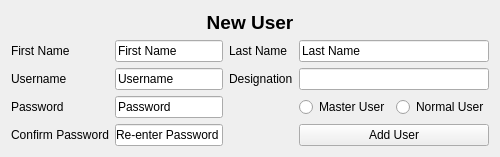
                  <widget class="QWidget" name="page_home">
                   <layout class="QVBoxLayout" name="verticalLayout_10">
                    <item>
                     <layout class="QVBoxLayout" name="verticalLayout_8">
                      <item>
                       <widget class="QLabel" name="label_7">
                        <property name="maximumSize">
                         <size>
                          <width>16777215</width>
                          <height>30</height>
                         </size>
                        </property>
                        <property name="font">
                         <font>
                          <family>Segoe UI</family>
                          <pointsize>14</pointsize>
                          <weight>75</weight>
                          <bold>true</bold>
                         </font>
                        </property>
                        <property name="text">
                         <string>New User</string>
                        </property>
                        <property name="alignment">
                         <set>Qt::AlignCenter</set>
                        </property>
                       </widget>
                      </item>
                      <item>
                       <layout class="QGridLayout" name="gridLayout_3">
                        <item row="1" column="4">
                         <widget class="QLabel" name="label_13">
                          <property name="text">
                           <string>Designation</string>
                          </property>
                         </widget>
                        </item>
                        <item row="3" column="5">
                         <layout class="QHBoxLayout" name="horizontalLayout_11">
                          <item>
                           <widget class="QRadioButton" name="radioButton_2">
                            <property name="text">
                             <string>Master User</string>
                            </property>
                           </widget>
                          </item>
                          <item>
                           <widget class="QRadioButton" name="radioButton">
                            <property name="text">
                             <string>Normal User</string>
                            </property>
                           </widget>
                          </item>
                         </layout>
                        </item>
                        <item row="1" column="0">
                         <widget class="QLabel" name="label_10">
                          <property name="text">
                           <string>Username</string>
                          </property>
                         </widget>
                        </item>
                        <item row="4" column="0">
                         <widget class="QLabel" name="label_12">
                          <property name="text">
                           <string>Confirm Password</string>
                          </property>
                         </widget>
                        </item>
                        <item row="0" column="2">
                         <widget class="QLineEdit" name="lineEdit">
                          <property name="text">
                           <string>First Name</string>
                          </property>
                         </widget>
                        </item>
                        <item row="0" column="4">
                         <widget class="QLabel" name="label_9">
                          <property name="text">
                           <string>Last Name</string>
                          </property>
                         </widget>
                        </item>
                        <item row="3" column="2">
                         <widget class="QLineEdit" name="lineEdit_4">
                          <property name="text">
                           <string>Password</string>
                          </property>
                         </widget>
                        </item>
                        <item row="0" column="0">
                         <widget class="QLabel" name="label_8">
                          <property name="text">
                           <string>First Name</string>
                          </property>
                         </widget>
                        </item>
                        <item row="3" column="0">
                         <widget class="QLabel" name="label_11">
                          <property name="text">
                           <string>Password</string>
                          </property>
                         </widget>
                        </item>
                        <item row="1" column="2">
                         <widget class="QLineEdit" name="lineEdit_3">
                          <property name="text">
                           <string>Username</string>
                          </property>
                         </widget>
                        </item>
                        <item row="4" column="2">
                         <widget class="QLineEdit" name="lineEdit_6">
                          <property name="text">
                           <string>Re-enter Password</string>
                          </property>
                         </widget>
                        </item>
                        <item row="1" column="5">
                         <widget class="QLineEdit" name="lineEdit_5"/>
                        </item>
                        <item row="0" column="5">
                         <widget class="QLineEdit" name="lineEdit_2">
                          <property name="text">
                           <string>Last Name</string>
                          </property>
                         </widget>
                        </item>
                        <item row="4" column="5">
                         <widget class="QPushButton" name="pushButton_2">
                          <property name="text">
                           <string>Add User</string>
                          </property>
                         </widget>
                        </item>
                       </layout>
                      </item>
                     </layout>
                    </item>
                   </layout>
                  </widget>
